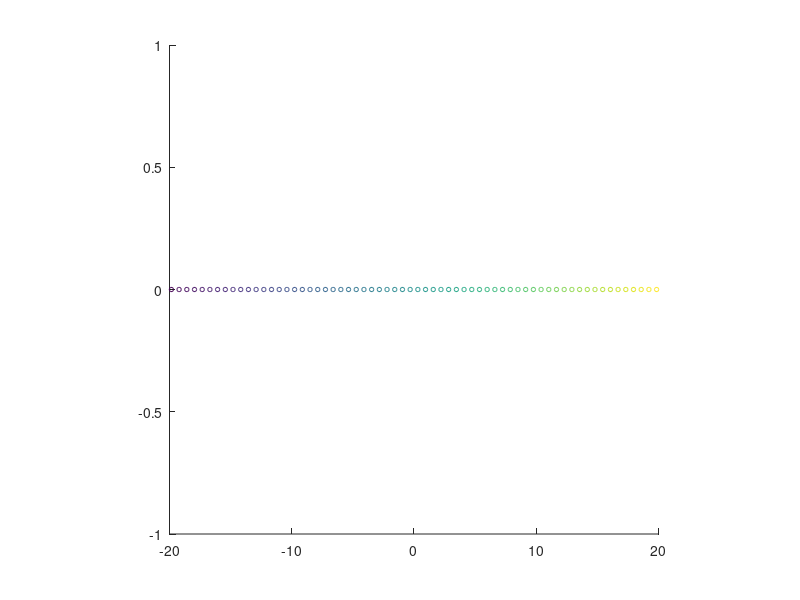

Source code (MATLAB): (Note: this script raises an error after producing the figure.)
clear all

Trans.name = 'Imasonic_5MHz_1D'; 
Trans.units = 'mm';
Trans.id = -1;
Trans.frequency = 5;
Trans.Bandwidth = [0.6*5,1.6*5];
Trans.type = 0;
Trans.numelements = 64;

%% ----------- Generate Element Coordinates -------------

c_water = 1481;
lambda_mm = c_water*1e3/(Trans.frequency*1e6);

Trans.spacingMm = 0.63; %mm
interElementSpacing = 0.1; %mm
Trans.elementWidth = Trans.spacingMm - interElementSpacing; % mm

Trans.ElementPos = zeros(Trans.numelements,5);
Trans.ElementPos(:,1) = (0:(Trans.numelements-1))*Trans.spacingMm;
Trans.ElementPos = Trans.ElementPos - mean(Trans.ElementPos);
scatter(Trans.ElementPos(:,1),Trans.ElementPos(:,2),10,1:64)
pbaspect([1 1 1])

% Default (not correct)
Trans.ElementSens = BeamPattern(Trans.elementWidth*1e-3,lambda_mm*1e-3);

%% Voltage Parameters

Trans.maxHighVoltage = 96;  % maxVpp/2

% ------------- Impedence Measurement -----------------------
Trans.impedance = 19.75 - 30.53i;

Trans.ConnectES = 1:Trans.numelements;
Trans.connType = -1; % automatically detect UTA Module type

% Save all the structures to a .mat file.
savedir = 'C:\Users\verasonics\Documents\Vantage-4.8.4-2305101400\Verasonics-Tatsuki\';
save(strcat(savedir,'Trans_5MHz_4514')); 
